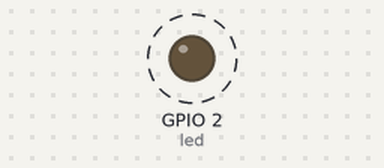
This program was run on a simulated ESP8266 board running MicroPython. Shown: output pins drawn as LEDs (lit = HIGH, except the on-board LED, lit = LOW). Dashed ring = blinking.

Above: at 0.2 s.
Timing chart, 0 to 3.5 s (numbered marks = the images above):
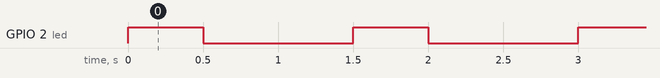

The program:

main.py
```python
from machine import Pin
import time
led = Pin(2, Pin.OUT)  # 大部分 ESP8266 板载 LED 连接 GPIO2
while True:
    led.on()          # 点亮 LED
    time.sleep(0.5)  # 等待 0.5 秒
    led.off()         # 关闭 LED
    time.sleep(1)  # 再等 0.5 秒
```

Measured:
- by itself, GPIO 2 (led): alternates HIGH for 0.50 s and LOW for 1.0 s
